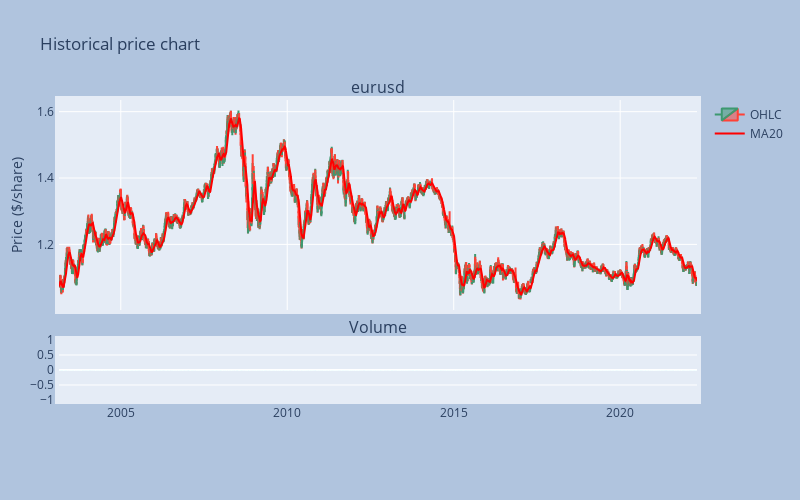

Here is the notebook cell this chart was saved with:
### Code cell
#20 period moving average
forex['MA20'] = forex['close'].rolling(window=20, min_periods=0).mean()
#eurusd['MA20'].head(30)

#Candlestick chart
fig = make_subplots(rows=2, cols=1, shared_xaxes=True, 
               vertical_spacing=0.10, subplot_titles=(forex_pair, 'Volume'), 
               row_width=[0.2, 0.7])

fig.add_trace(go.Candlestick(x=forex.index, open=forex["open"], high=forex["high"],
                low=forex["low"], close=forex["close"], name="OHLC"), 
                row=1, col=1)
fig.add_trace(go.Scatter(x=forex.index, y=forex["MA20"], marker_color='red',name="MA20"), row=1, col=1)


fig.add_trace(go.Bar(x=forex.index, y=forex['volume'], marker_color='lime', showlegend=False), row=2, col=1)

fig.update_layout(
    title= 'Historical price chart',
    xaxis_tickfont_size=12,
    yaxis=dict(
        title='Price ($/share)',
        titlefont_size=14,
        tickfont_size=12,
    ),
    autosize=False,
    width=800,
    height=500,
    margin=dict(l=50, r=50, b=100, t=100, pad=4),
    paper_bgcolor='LightSteelBlue'
)

fig.update(layout_xaxis_rangeslider_visible=False)
fig.show()

### Figure 1 — Plotly figure (JSON) as saved in the notebook; plotly's stock layout.template omitted (floating-point values rounded to 4 significant figures; data arrays with more than 128 entries replaced by an {"elided": "..."} marker saying what was removed)
{"data": [{"close": {"elided": "5000 float values"}, "high": {"elided": "5000 float values"}, "low": {"elided": "5000 float values"}, "name": "OHLC", "open": {"elided": "5000 float values"}, "type": "candlestick", "x": {"elided": "5000 str values"}, "xaxis": "x", "yaxis": "y"}, {"marker": {"color": "red"}, "name": "MA20", "type": "scatter", "x": {"elided": "5000 str values"}, "xaxis": "x", "y": {"elided": "5000 float values"}, "yaxis": "y"}, {"marker": {"color": "lime"}, "showlegend": false, "type": "bar", "x": {"elided": "5000 str values"}, "xaxis": "x2", "y": {"elided": "5000 int values"}, "yaxis": "y2"}], "layout": {"annotations": [{"font": {"size": 16}, "showarrow": false, "text": "eurusd", "x": 0.5, "xanchor": "center", "xref": "paper", "y": 1, "yanchor": "bottom", "yref": "paper"}, {"font": {"size": 16}, "showarrow": false, "text": "Volume", "x": 0.5, "xanchor": "center", "xref": "paper", "y": 0.2, "yanchor": "bottom", "yref": "paper"}], "autosize": false, "height": 500, "margin": {"b": 100, "l": 50, "pad": 4, "r": 50, "t": 100}, "paper_bgcolor": "LightSteelBlue", "title": {"text": "Historical price chart"}, "width": 800, "xaxis": {"anchor": "y", "autorange": true, "domain": [0, 1], "matches": "x2", "range": ["2003-02-23 12:00", "2022-04-22 12:00"], "rangeslider": {"visible": false, "yaxis": {}}, "showticklabels": false, "tickfont": {"size": 12}, "type": "date"}, "xaxis2": {"anchor": "y2", "autorange": true, "domain": [0, 1], "range": ["2003-02-23 12:00", "2022-04-22 12:00"], "type": "date"}, "yaxis": {"anchor": "x", "autorange": true, "domain": [0.3, 1], "range": [1.002, 1.635], "tickfont": {"size": 12}, "title": {"font": {"size": 14}, "text": "Price ($/share)"}, "type": "linear"}, "yaxis2": {"anchor": "x2", "autorange": true, "domain": [0, 0.2], "range": [-1, 1], "type": "linear"}}}
